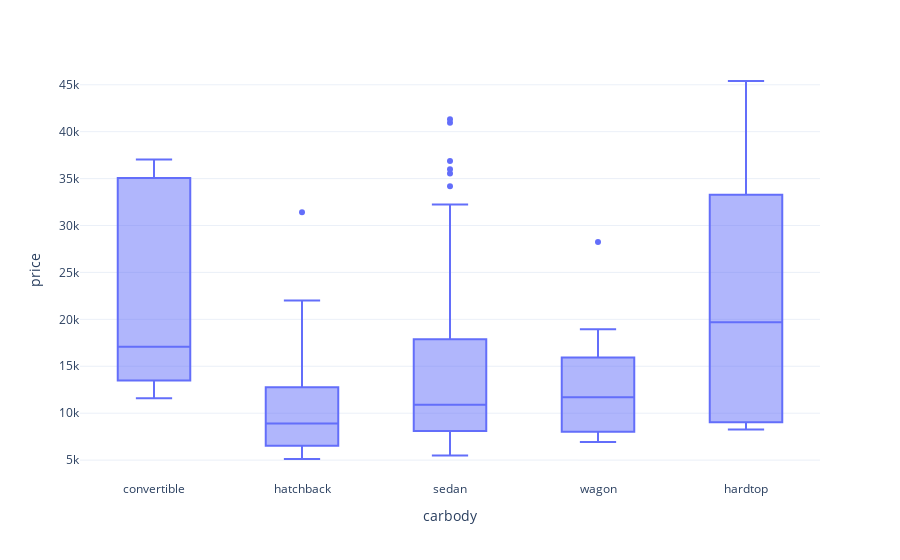

The notebook cell saved with this chart:
### Markdown cell above
#### Body of Car

### Code cell
fig = px.box(data, x='carbody',y='price')
fig.update_layout(template='plotly_white')
fig.show()

### Figure 1 — Plotly figure (JSON) as saved in the notebook; plotly's stock layout.template omitted (floating-point values rounded to 4 significant figures; data arrays with more than 128 entries replaced by an {"elided": "..."} marker saying what was removed)
{"data": [{"alignmentgroup": "True", "hoverlabel": {"namelength": 0}, "hovertemplate": "carbody=%{x}<br>price=%{y}", "legendgroup": "", "marker": {"color": "#636efa"}, "name": "", "notched": false, "offsetgroup": "", "orientation": "v", "showlegend": false, "type": "box", "x": {"elided": "204 str values"}, "x0": " ", "xaxis": "x", "y": {"elided": "204 float values"}, "y0": " ", "yaxis": "y"}], "layout": {"boxmode": "group", "legend": {"tracegroupgap": 0}, "margin": {"t": 60}, "xaxis": {"anchor": "y", "domain": [0, 1], "title": {"text": "carbody"}}, "yaxis": {"anchor": "x", "domain": [0, 1], "title": {"text": "price"}}}}
